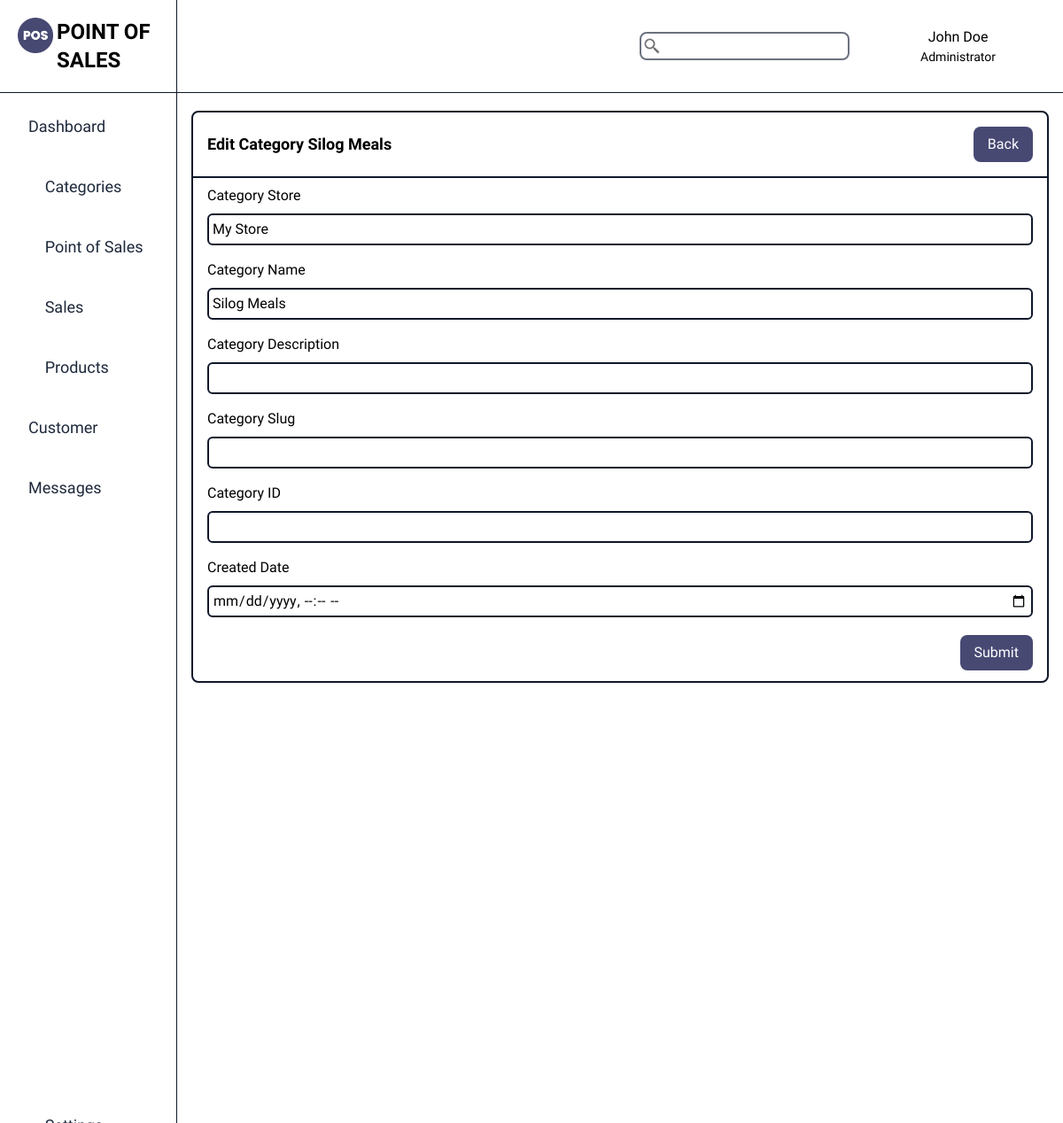
The app's page /store/my-store/categories/edit/silog-meals with its own data.
### dashboard/models.py (models this page shows)
class Category(models.Model):
    category_name = models.CharField(max_length=100)
    category_slug = models.SlugField(max_length=100, null=True, blank=True)
    category_code = models.CharField(max_length=6, unique=True, null=True, blank=True)
    category_description = models.TextField(max_length=1000, blank=True)
    category_store = models.ForeignKey(Store, on_delete=models.CASCADE)
    category_created = models.DateTimeField(blank=True,null=True)
    def __str__(self):
        return self.category_name
    class Meta:
        verbose_name_plural = 'Categories'

class Store(models.Model):
    store_name = models.CharField(max_length=100)
    store_address = models.CharField(max_length=100)
    store_manager = models.CharField(max_length=100)
    store_slug = models.SlugField(max_length=100, unique=True, null=True, blank=True)
    store_image = models.ImageField(upload_to='store_images', blank=True)
    store_created = models.DateTimeField(blank=True,null=True)
    def __str__(self):
        return self.store_name

### dashboard/views.py (the view)
# urls.py: path('store/<slug:store_slug>/categories/edit/<slug:category_slug>', views.edit_category, name="edit_category"),
def edit_category(request, store_slug, category_slug):
    store = get_object_or_404(Store, store_slug=store_slug)
    category = get_object_or_404(Category, category_slug=category_slug)
    context = {
        'store' : store,
        'category' : category
    }
    return render(request, 'core/editcategory.html', context)

### dashboard/templates/core/editcategory.html (shortened to what this page needs)
{% extends 'core/pos_base.html' %}
{% block content %}
<div class="flex flex-col gap-5 items-center py-5 w-5/6 md:w-3/4 lg:w-5/6 overflow-auto scrollbar-hide">
    <div class="w-full flex flex-row gap-5 md:gap-2 lg:gap-5 px-4">
        <div class="w-full border-2 border-slate-900 rounded-lg">
            <div class="w-full flex justify-between border-b-2 border-slate-900 p-4 items-center">
                <h1 class=" text-lg font-semibold ">
                    Edit Category {{category}}
                </h1>
                <a href="{% url 'categories' store_slug=store.store_slug %}"
                    class="bg-[#474973] text-white px-4 py-2 rounded-lg "> Back</a>
            </div>
            <form method="POST" class="text-md px-4 w-full">
                <div class="py-2">
                    <label for="">Category Store</label>
                    <input type="text" name="category-store" id="category-store"
                        class="p-1 mt-2 rounded-md border-[2px] outline-none border-slate-900 w-full" value="{{store}}">
                </div>
                <div class="py-2">
                    <label for="">Category Name</label>
                    <input type="text" name="category-name" id="category-name"
                        class="p-1 mt-2 rounded-md border-[2px] outline-none border-slate-900 w-full"
                        value="{{category}}">
                </div>
                <div class="py-2">
                    <label for="">Category Description</label>
                    <input type="text" name="category-description" id="category-name"
                        class="p-1 mt-2 rounded-md border-[2px] outline-none border-slate-900 w-full">
                </div>
                <div class="py-2">
                    <label for="">Category Slug</label>
                    <input type="text" name="category-slug" id="category-slug"
                        class=" mt-2 p-1 rounded-md border-[2px] outline-none border-slate-900 w-full">
                </div>
                <div class="py-2">
                    <label for="">Category ID</label>
                    <input type="text" name="category-code" id="category-code"
                        class=" mt-2 p-1 rounded-md border-[2px] outline-none border-slate-900 w-full" value="{{code}}">
                </div>
                <div class="py-2">
                    <label for="">Created Date</label>
                    <input type="datetime-local" name="category-date" id="category-date"
                        class=" mt-2 p-1 rounded-md border-[2px] outline-none border-slate-900 w-full">
                </div>
                <input type="submit" value="Submit"
                    class="bg-[#474973] text-white px-4 py-2 my-3 rounded-lg float-right">
            </form>
        </div>
    </div>
</div>
{% endblock %}

### dashboard/templates/core/editcategory.html (style rules this page uses)
.scrollbar-hide { -ms-overflow-style: none; scrollbar-width: none; }

### records on screen
Category: category_name "Silog Meals", category-name "Silog Meals"
Store: category-store "My Store"
